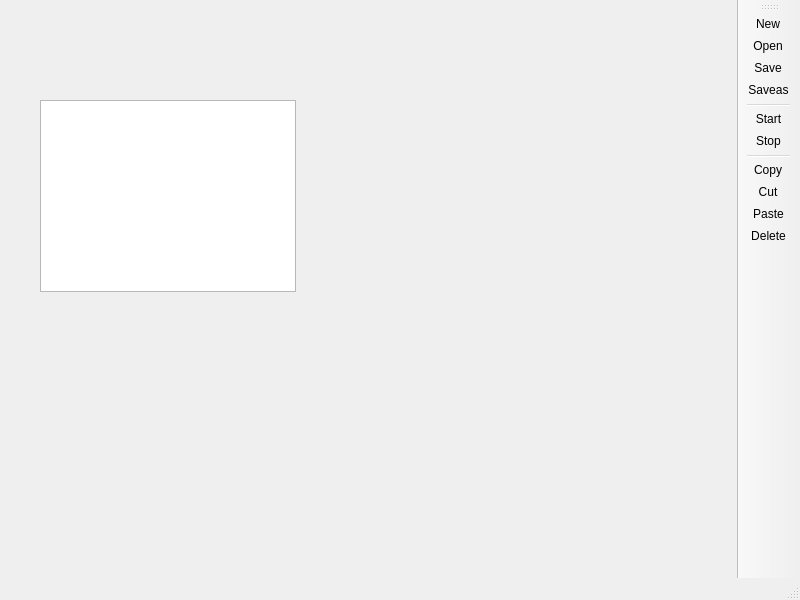
<?xml version="1.0" encoding="UTF-8"?>
<ui version="4.0">
 <class>MainWindow</class>
 <widget class="QMainWindow" name="MainWindow">
  <property name="geometry">
   <rect>
    <x>0</x>
    <y>0</y>
    <width>800</width>
    <height>600</height>
   </rect>
  </property>
  <property name="windowTitle">
   <string>MainWindow</string>
  </property>
  <widget class="QWidget" name="centralwidget">
   <widget class="QListView" name="listView">
    <property name="geometry">
     <rect>
      <x>40</x>
      <y>100</y>
      <width>256</width>
      <height>192</height>
     </rect>
    </property>
   </widget>
  </widget>
  <widget class="QMenuBar" name="menubar">
   <property name="geometry">
    <rect>
     <x>0</x>
     <y>0</y>
     <width>800</width>
     <height>22</height>
    </rect>
   </property>
  </widget>
  <widget class="QStatusBar" name="statusbar"/>
  <widget class="QToolBar" name="toolBar">
   <property name="windowTitle">
    <string>toolBar</string>
   </property>
   <attribute name="toolBarArea">
    <enum>RightToolBarArea</enum>
   </attribute>
   <attribute name="toolBarBreak">
    <bool>false</bool>
   </attribute>
   <addaction name="actionNew"/>
   <addaction name="actionOpen"/>
   <addaction name="actionSave"/>
   <addaction name="actionSaveas"/>
   <addaction name="separator"/>
   <addaction name="actionStart"/>
   <addaction name="actionStop"/>
   <addaction name="separator"/>
   <addaction name="actionCopy"/>
   <addaction name="actionCut"/>
   <addaction name="actionPaste"/>
   <addaction name="actionDelete"/>
  </widget>
  <action name="actionNew">
   <property name="icon">
    <iconset resource="resource.qrc">
     <normaloff>:/files/images/new.png</normaloff>:/files/images/new.png</iconset>
   </property>
   <property name="text">
    <string>New</string>
   </property>
  </action>
  <action name="actionOpen">
   <property name="icon">
    <iconset resource="resource.qrc">
     <normaloff>:/files/images/open.png</normaloff>:/files/images/open.png</iconset>
   </property>
   <property name="text">
    <string>Open</string>
   </property>
  </action>
  <action name="actionSave">
   <property name="icon">
    <iconset resource="resource.qrc">
     <normaloff>:/files/images/save.png</normaloff>:/files/images/save.png</iconset>
   </property>
   <property name="text">
    <string>Save</string>
   </property>
  </action>
  <action name="actionSaveas">
   <property name="icon">
    <iconset resource="resource.qrc">
     <normaloff>:/files/images/save_as.png</normaloff>:/files/images/save_as.png</iconset>
   </property>
   <property name="text">
    <string>Saveas</string>
   </property>
  </action>
  <action name="actionStart">
   <property name="icon">
    <iconset resource="resource.qrc">
     <normaloff>:/files/images/control_play_blue.png</normaloff>:/files/images/control_play_blue.png</iconset>
   </property>
   <property name="text">
    <string>Start</string>
   </property>
  </action>
  <action name="actionStop">
   <property name="icon">
    <iconset resource="resource.qrc">
     <normaloff>:/files/images/control_stop_blue.png</normaloff>:/files/images/control_stop_blue.png</iconset>
   </property>
   <property name="text">
    <string>Stop</string>
   </property>
  </action>
  <action name="actionCopy">
   <property name="icon">
    <iconset resource="resource.qrc">
     <normaloff>:/files/images/page_copy.png</normaloff>:/files/images/page_copy.png</iconset>
   </property>
   <property name="text">
    <string>Copy</string>
   </property>
  </action>
  <action name="actionCut">
   <property name="icon">
    <iconset resource="resource.qrc">
     <normaloff>:/files/images/cut.png</normaloff>:/files/images/cut.png</iconset>
   </property>
   <property name="text">
    <string>Cut</string>
   </property>
  </action>
  <action name="actionPaste">
   <property name="icon">
    <iconset resource="resource.qrc">
     <normaloff>:/files/images/page_paste.png</normaloff>:/files/images/page_paste.png</iconset>
   </property>
   <property name="text">
    <string>Paste</string>
   </property>
  </action>
  <action name="actionDelete">
   <property name="icon">
    <iconset resource="resource.qrc">
     <normaloff>:/files/images/delete.png</normaloff>:/files/images/delete.png</iconset>
   </property>
   <property name="text">
    <string>Delete</string>
   </property>
  </action>
 </widget>
 <resources>
  <include location="resource.qrc"/>
 </resources>
 <connections/>
</ui>
